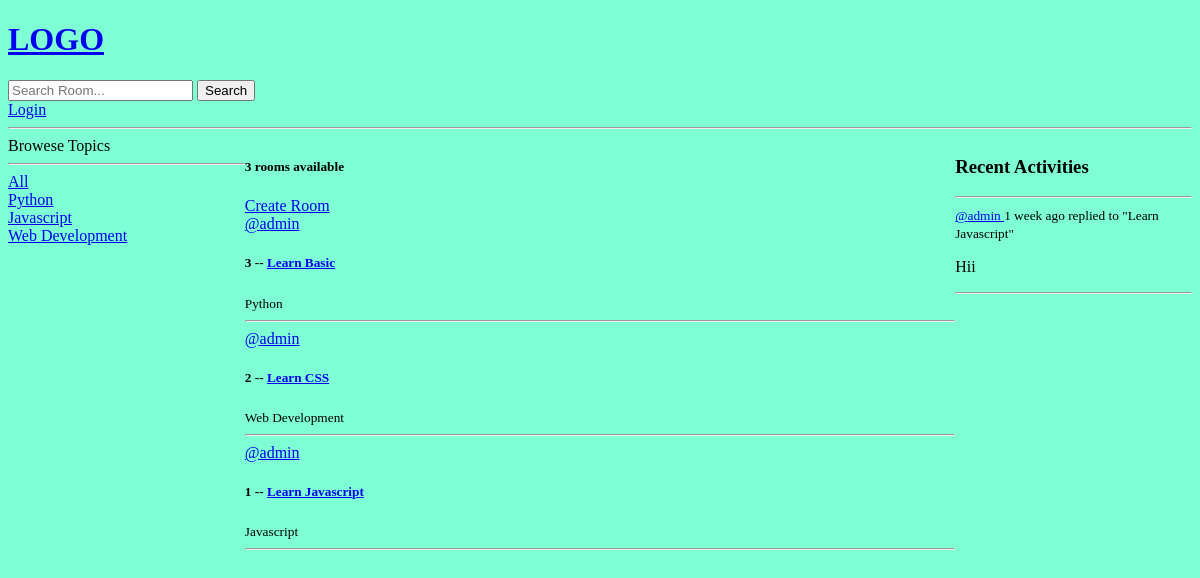
The app's page /, older data.
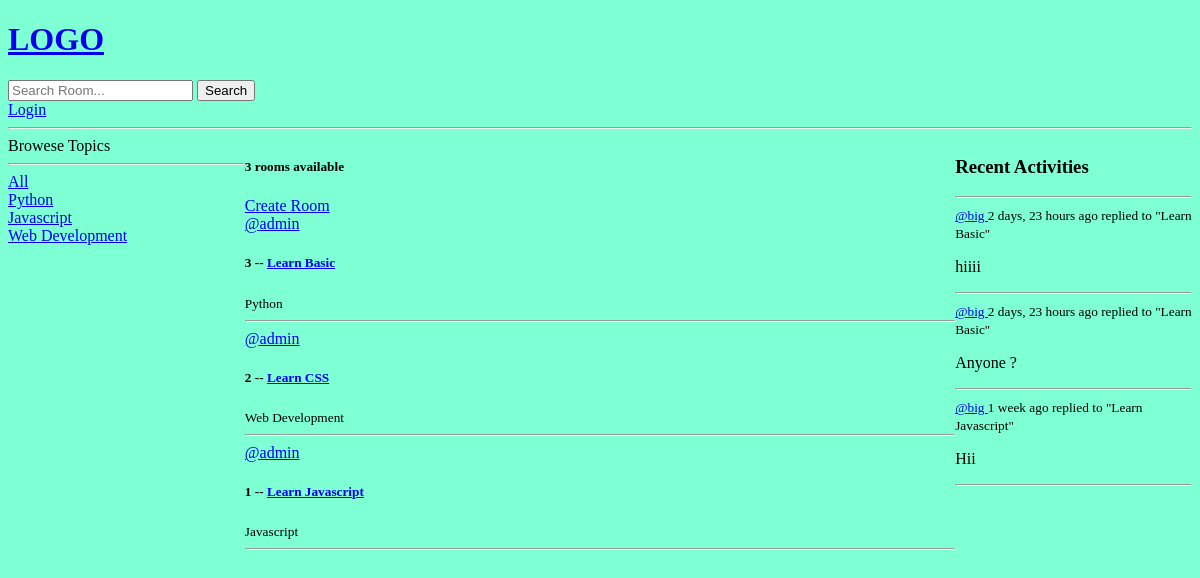
The same page, newer data.
### base/models.py (models this page shows, shortened)
class Topic(models.Model):
    name = models.CharField(max_length=200)

class Room(models.Model):
    host = models.ForeignKey(User, on_delete=models.SET_NULL, null=True)
    topic = models.ForeignKey(Topic, on_delete=models.SET_NULL, null=True)
    name = models.CharField(max_length=200)
    description = models.TextField(blank=True, null=True)
    participants = models.ManyToManyField(User, related_name="participants", blank=True)
    updated = models.DateTimeField(auto_now=True)
    created = models.DateTimeField(auto_now_add=True)
    class Meta:
        ordering = ["-updated", "-created"]
    def __str__(self):
        return self.name

class Message(models.Model):
    user = models.ForeignKey(User, on_delete=models.CASCADE)
    room = models.ForeignKey(Room, on_delete=models.CASCADE)
    body = models.TextField()
    updated = models.DateTimeField(auto_now=True)
    created = models.DateTimeField(auto_now_add=True)
    class Meta:
        ordering = ["-updated", "-created"]

### base/views.py (the view)
# urls.py: path('', views.home, name='home'),
def home(request):
    q = request.GET.get("q") if request.GET.get("q") != None else ""
    rooms = Room.objects.filter(
        Q(topic__name__icontains=q) | Q(name__icontains=q) | Q(description__icontains=q)
    )
    topics = Topic.objects.all()
    room_count = rooms.count()
    room_messages = Message.objects.filter(Q(room__topic__name__icontains=q))
    context = {
        "rooms": rooms,
        "topics": topics,
        "room_count": room_count,
        "room_messages": room_messages,
    }
    return render(request, "base/home.html", context)

### base/templates/base/home.html (shortened to what this page needs)
{% extends 'main.html' %}
{% block content %}
<div class="home-container">
  <div>
    {% include 'base/topics_component.html' %}
  </div>
  <div>
    <h5>{{room_count}} rooms available</h5>
    <a href="{% url 'create-room' %}">Create Room</a>
    {% include 'base/feed_component.html' %}
  </div>
  <div>
    {% include 'base/activity_component.html' %}
  </div>
</div>
{% endblock content %}

### base/templates/base/topics_component.html
<div>Browese Topics</div>
<hr />
<div>
  <a href="{% url 'home' %}"> All </a>
</div>
{% for topic in topics %}
<div>
  <a href="{% url 'home' %}?q={{topic.name}}"> {{ topic.name }} </a>
</div>
{% endfor %}

### base/templates/base/feed_component.html (shortened to what this page needs)
<div>
  {% for room in rooms %}
  <div>
    <a href="{% url 'user-profile' room.host.id %}">@{{ room.host.username }}</a>
    <h5>
      {{ room.id }} --
      <a href="{% url 'room' room.id %}">{{ room.name }}</a>
    </h5>
    <small>{{ room.topic.name }}</small>
  </div>
  <hr />
  {% endfor %}
</div>

### base/templates/base/activity_component.html (shortened to what this page needs)
<h3>Recent Activities</h3>
<hr />
{% for message in room_messages %}
<div>
  <small>
    <a href="{% url 'user-profile' message.user.id %}">
      @{{ message.user.username }}
    </a>
    {{ message.created|timesince }} ago
  </small>
  <small>replied to "{{ message.room }}"</small>
  <p>{{ message.body }}</p>
</div>
<hr />
{% endfor %}

Row changes from the older to the newer data that the page shows:
added Message: user.username "big", created "2 days, 23 hours", room "Learn Basic", body "hiiii"
added Message: user.username "big", created "2 days, 23 hours", room "Learn Basic", body "Anyone ?"
changed Message "Hii": user.username "admin" → "big"
